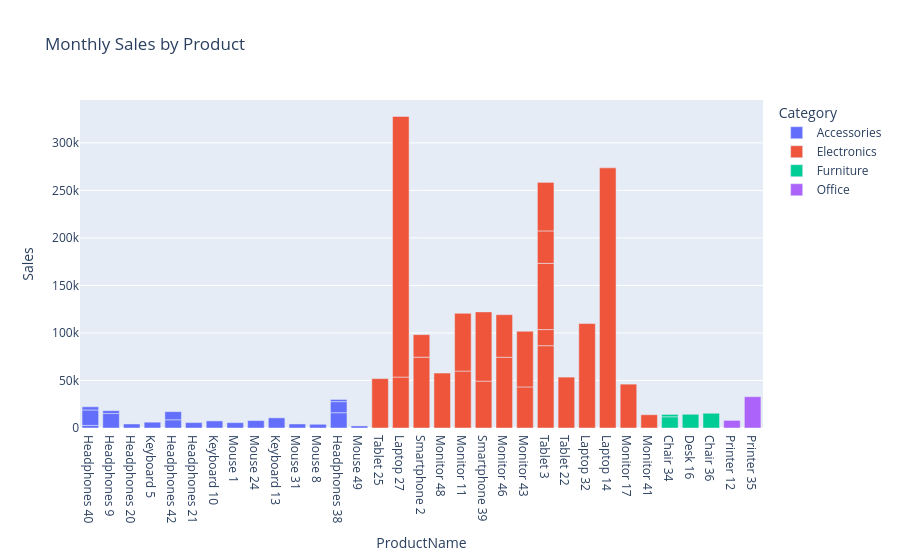

Notebook source saved alongside this figure:
### Code cell
import plotly.express as px

fig = px.bar(
    merged,
    x="ProductName",
    y="Sales",
    color="Category",
    title="Monthly Sales by Product"
)

fig.show()

### Figure 1 — Plotly figure (JSON) as saved in the notebook; plotly's stock layout.template omitted (floating-point values rounded to 4 significant figures)
{"data": [{"hovertemplate": "Category=Accessories<br>ProductName=%{x}<br>Sales=%{y}<extra></extra>", "legendgroup": "Accessories", "marker": {"color": "#636efa", "pattern": {"shape": ""}}, "name": "Accessories", "orientation": "v", "showlegend": true, "textposition": "auto", "type": "bar", "x": ["Headphones 40", "Headphones 9", "Headphones 20", "Keyboard 5", "Headphones 42", "Headphones 21", "Keyboard 10", "Mouse 1", "Mouse 24", "Keyboard 13", "Headphones 42", "Mouse 31", "Mouse 8", "Headphones 38", "Headphones 9", "Headphones 38", "Headphones 38", "Headphones 40", "Mouse 49", "Headphones 40"], "xaxis": "x", "y": [2739, 15193, 4252, 6118, 8634, 5706, 7465, 5627, 7815, 10682, 8564, 4250, 3917, 16065, 3035, 11699, 2281, 16251, 2180, 3346], "yaxis": "y"}, {"hovertemplate": "Category=Electronics<br>ProductName=%{x}<br>Sales=%{y}<extra></extra>", "legendgroup": "Electronics", "marker": {"color": "#EF553B", "pattern": {"shape": ""}}, "name": "Electronics", "orientation": "v", "showlegend": true, "textposition": "auto", "type": "bar", "x": ["Tablet 25", "Laptop 27", "Smartphone 2", "Monitor 48", "Monitor 11", "Smartphone 39", "Monitor 46", "Smartphone 2", "Monitor 11", "Monitor 43", "Tablet 3", "Tablet 3", "Laptop 27", "Tablet 3", "Smartphone 39", "Tablet 22", "Laptop 32", "Laptop 14", "Tablet 3", "Monitor 46", "Monitor 17", "Monitor 43", "Tablet 3", "Monitor 41"], "xaxis": "x", "y": [51965, 53615, 74558, 57774, 59904, 49282, 74480, 23702, 60784, 43222, 86594, 16959, 274261, 69661, 72908, 53557, 109927, 273719, 34148, 44744, 46151, 58567, 51077, 13961], "yaxis": "y"}, {"hovertemplate": "Category=Furniture<br>ProductName=%{x}<br>Sales=%{y}<extra></extra>", "legendgroup": "Furniture", "marker": {"color": "#00cc96", "pattern": {"shape": ""}}, "name": "Furniture", "orientation": "v", "showlegend": true, "textposition": "auto", "type": "bar", "x": ["Chair 34", "Chair 34", "Desk 16", "Chair 36"], "xaxis": "x", "y": [11795, 2466, 14441, 15516], "yaxis": "y"}, {"hovertemplate": "Category=Office<br>ProductName=%{x}<br>Sales=%{y}<extra></extra>", "legendgroup": "Office", "marker": {"color": "#ab63fa", "pattern": {"shape": ""}}, "name": "Office", "orientation": "v", "showlegend": true, "textposition": "auto", "type": "bar", "x": ["Printer 12", "Printer 35"], "xaxis": "x", "y": [8000, 32939], "yaxis": "y"}], "layout": {"barmode": "relative", "legend": {"title": {"text": "Category"}, "tracegroupgap": 0}, "title": {"text": "Monthly Sales by Product"}, "xaxis": {"anchor": "y", "domain": [0, 1], "title": {"text": "ProductName"}}, "yaxis": {"anchor": "x", "domain": [0, 1], "title": {"text": "Sales"}}}}
